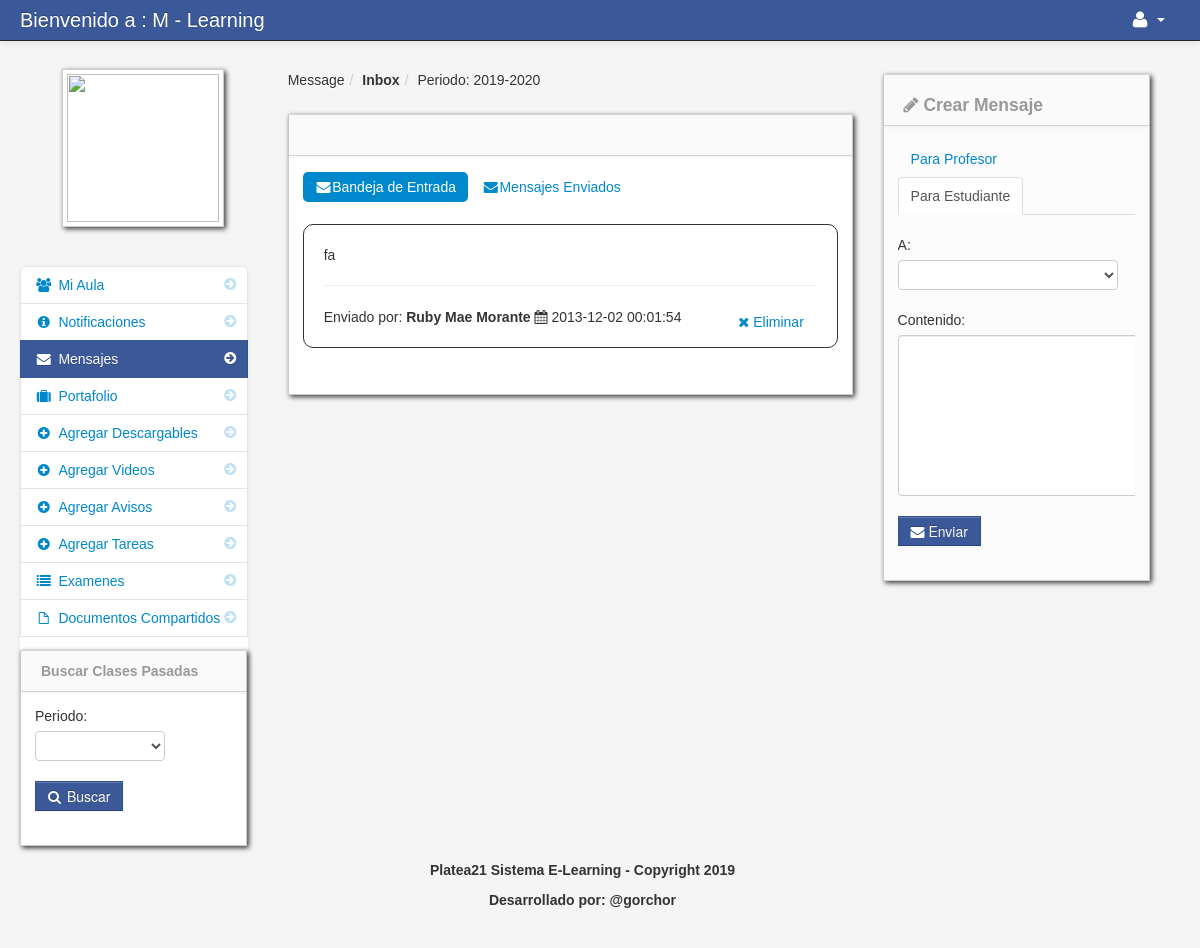
The page /teacher_message_teacher.php (signed in) on the database its author committed.
### tables this page shows
CREATE TABLE IF NOT EXISTS `school_year` (
  `school_year_id` int(11) NOT NULL AUTO_INCREMENT,
  `school_year` varchar(100) NOT NULL,
  PRIMARY KEY (`school_year_id`)
);

CREATE TABLE IF NOT EXISTS `message` (
  `message_id` int(11) NOT NULL AUTO_INCREMENT,
  `reciever_id` int(11) NOT NULL,
  `content` varchar(200) NOT NULL,
  `date_sended` varchar(100) NOT NULL,
  `sender_id` int(11) NOT NULL,
  `reciever_name` varchar(50) NOT NULL,
  `sender_name` varchar(200) NOT NULL,
  `message_status` varchar(100) NOT NULL,
  PRIMARY KEY (`message_id`)
);

### session.php (called while the page is built, shortened)
<?php
$session_id=$_SESSION['id'];
?>

### teacher_message_teacher.php (the view, shortened to what this page needs)
<?php include('header_dashboard.php'); ?>
<?php include('session.php'); ?>
    <body>
		<?php include('navbar_teacher.php'); ?>
        <div class="container-fluid">
            <div class="row-fluid">
				<?php include('teacher_message_sidebar.php'); ?>
                <div class="span6" id="content">
                     <div class="row-fluid">
					     <ul class="breadcrumb">
								<?php
								$school_year_query = mysqli_query($con,"SELECT * from school_year order by school_year DESC")or die(mysqli_error());
								$school_year_query_row = mysqli_fetch_array($school_year_query);
								?>
								<li><a href="#">Message</a><span class="divider">/</span></li>
								<li><a href="#"><b>Inbox</b></a><span class="divider">/</span></li>
								<li><a href="#">Periodo: <?php echo $school_year_query_row['school_year']; ?></a></li>
						</ul>
                        <div id="block_bg" class="block">
                            <div class="navbar navbar-inner block-header">
                            </div>
                            <div class="block-content collapse in">
                                <div class="span12">
										<ul class="nav nav-pills">
										<li class="active">
										<a href="teacher_message.php"><i class="icon-envelope-alt"></i>Bandeja de Entrada</a>
										</li>
										<li class="">
										<a href="sent_message.php"><i class="icon-envelope-alt"></i>Mensajes Enviados</a>
										</li>
										</ul>
									<?php
								 $query_announcement = mysqli_query($con,"SELECT * from message
																	LEFT JOIN teacher ON teacher.teacher_id = message.sender_id
																	where  message.reciever_id = '$session_id' order by date_sended DESC
																	")or die(mysqli_error());
								 while($row = mysqli_fetch_array($query_announcement)){
								 $id = $row['message_id'];
								 ?>
											<div class="post"  id="del<?php echo $id; ?>">
											<div class="message_content">
											<?php echo $row['content']; ?>
											</div>
													<hr>
											Enviado por: <strong><?php echo $row['sender_name']; ?></strong>
											<i class="icon-calendar"></i> <?php echo $row['date_sended']; ?>
													<div class="pull-right">
													<a class="btn btn-link"  href="#<?php echo $id; ?>" data-toggle="modal" ><i class="icon-remove"></i> Eliminar </a>
													</div>
											</div>
								<?php } ?>
                                </div>
                            </div>
                        </div>
                    </div>
                </div>
				<?php include('create_message_teacher.php') ?>
            </div>
		<?php include('footer.php'); ?>
        </div>
		<?php include('script.php'); ?>
    </body>
</html>

### admin/assets/styles.css (style rules this page uses)
body { padding-top: 60px; padding-bottom: 40px; background-color: #f5f5f5; }
#content { margin-left:0px; }
.breadcrumb { margin: 0 0 0px; padding: 10px 0px; background-color: transparent; }
.block { background: url("../images/pixel-60fff.png") repeat scroll 0 0 rgba(0, 0, 0, 0) !important; border: 1px solid #ccc; background: white; margin: 1em 0em; border-top: none; -webkit-box-shadow: 2px 2px 5px rgba(0, 0, 6, 0.75); -moz-box-shadow: 2px 2px 5px rgba(0, 0, 6, 0.75); box-shadow: 2px 2px 5px rgba(0, 0, 6, 0.75); }
.block-content { margin: 1em; min-height: .25em; }
.block-header { margin-bottom: 0px; border-right: none; border-left: none; -webkit-border-radius: 0px; -moz-border-radius: 0px; border-radius: 0px; }

### rows shown on the page
school_year: school_year "2019-2020"
message: content "fa", sender_name "Ruby Mae Morante", date_sended "2013-12-02 00:01:54"
